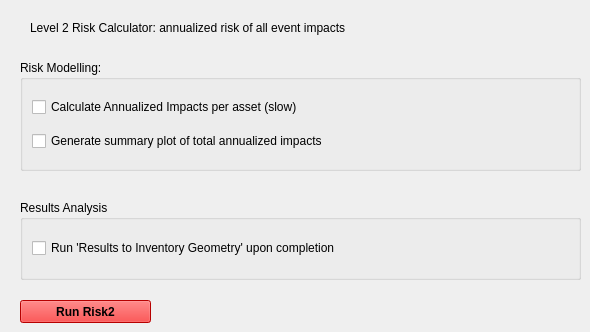
   <widget class="QWidget" name="tab_4">
    <attribute name="title">
     <string>Risk (L2)</string>
    </attribute>
    <widget class="QLabel" name="label_3">
     <property name="geometry">
      <rect>
       <x>30</x>
       <y>20</y>
       <width>541</width>
       <height>16</height>
      </rect>
     </property>
     <property name="text">
      <string>Level 2 Risk Calculator: annualized risk of all event impacts</string>
     </property>
    </widget>
    <widget class="QGroupBox" name="verticalGroupBox_3">
     <property name="geometry">
      <rect>
       <x>20</x>
       <y>60</y>
       <width>561</width>
       <height>111</height>
      </rect>
     </property>
     <property name="title">
      <string>Risk Modelling:</string>
     </property>
     <layout class="QVBoxLayout" name="verticalLayout_2">
      <item>
       <widget class="QCheckBox" name="checkBox_r2rpa">
        <property name="text">
         <string>Calculate Annualized Impacts per asset (slow)</string>
        </property>
       </widget>
      </item>
      <item>
       <widget class="QCheckBox" name="checkBox_r2ep">
        <property name="text">
         <string>Generate summary plot of total annualized impacts</string>
        </property>
       </widget>
      </item>
     </layout>
    </widget>
    <widget class="QGroupBox" name="verticalGroupBox_4">
     <property name="geometry">
      <rect>
       <x>20</x>
       <y>200</y>
       <width>561</width>
       <height>80</height>
      </rect>
     </property>
     <property name="title">
      <string>Results Analysis</string>
     </property>
     <layout class="QVBoxLayout" name="verticalLayout_4">
      <item>
       <widget class="QCheckBox" name="checkBox_r2ires">
        <property name="text">
         <string>Run 'Results to Inventory Geometry' upon completion</string>
        </property>
       </widget>
      </item>
     </layout>
    </widget>
    <widget class="QPushButton" name="pushButton_r2Run">
     <property name="geometry">
      <rect>
       <x>20</x>
       <y>300</y>
       <width>131</width>
       <height>23</height>
      </rect>
     </property>
     <property name="palette">
      <palette>
       <active>
        <colorrole role="WindowText">
         <brush brushstyle="SolidPattern">
          <color alpha="255">
           <red>0</red>
           <green>0</green>
           <blue>0</blue>
          </color>
         </brush>
        </colorrole>
        <colorrole role="Button">
         <brush brushstyle="SolidPattern">
          <color alpha="255">
           <red>255</red>
           <green>0</green>
           <blue>0</blue>
          </color>
         </brush>
        </colorrole>
        <colorrole role="Light">
         <brush brushstyle="SolidPattern">
          <color alpha="255">
           <red>255</red>
           <green>127</green>
           <blue>127</blue>
          </color>
         </brush>
        </colorrole>
        <colorrole role="Midlight">
         <brush brushstyle="SolidPattern">
          <color alpha="255">
           <red>255</red>
           <green>63</green>
           <blue>63</blue>
          </color>
         </brush>
        </colorrole>
        <colorrole role="Dark">
         <brush brushstyle="SolidPattern">
          <color alpha="255">
           <red>127</red>
           <green>0</green>
           <blue>0</blue>
          </color>
         </brush>
        </colorrole>
        <colorrole role="Mid">
         <brush brushstyle="SolidPattern">
          <color alpha="255">
           <red>170</red>
           <green>0</green>
           <blue>0</blue>
          </color>
         </brush>
        </colorrole>
        <colorrole role="Text">
         <brush brushstyle="SolidPattern">
          <color alpha="255">
           <red>0</red>
           <green>0</green>
           <blue>0</blue>
          </color>
         </brush>
        </colorrole>
        <colorrole role="BrightText">
         <brush brushstyle="SolidPattern">
          <color alpha="255">
           <red>255</red>
           <green>255</green>
           <blue>255</blue>
          </color>
         </brush>
        </colorrole>
        <colorrole role="ButtonText">
         <brush brushstyle="SolidPattern">
          <color alpha="255">
           <red>0</red>
           <green>0</green>
           <blue>0</blue>
          </color>
         </brush>
        </colorrole>
        <colorrole role="Base">
         <brush brushstyle="SolidPattern">
          <color alpha="255">
           <red>255</red>
           <green>255</green>
           <blue>255</blue>
          </color>
         </brush>
        </colorrole>
        <colorrole role="Window">
         <brush brushstyle="SolidPattern">
          <color alpha="255">
           <red>255</red>
           <green>0</green>
           <blue>0</blue>
          </color>
         </brush>
        </colorrole>
        <colorrole role="Shadow">
         <brush brushstyle="SolidPattern">
          <color alpha="255">
           <red>0</red>
           <green>0</green>
           <blue>0</blue>
          </color>
         </brush>
        </colorrole>
        <colorrole role="AlternateBase">
         <brush brushstyle="SolidPattern">
          <color alpha="255">
           <red>255</red>
           <green>127</green>
           <blue>127</blue>
          </color>
         </brush>
        </colorrole>
        <colorrole role="ToolTipBase">
         <brush brushstyle="SolidPattern">
          <color alpha="255">
           <red>255</red>
           <green>255</green>
           <blue>220</blue>
          </color>
         </brush>
        </colorrole>
        <colorrole role="ToolTipText">
         <brush brushstyle="SolidPattern">
          <color alpha="255">
           <red>0</red>
           <green>0</green>
           <blue>0</blue>
          </color>
         </brush>
        </colorrole>
       </active>
       <inactive>
        <colorrole role="WindowText">
         <brush brushstyle="SolidPattern">
          <color alpha="255">
           <red>0</red>
           <green>0</green>
           <blue>0</blue>
          </color>
         </brush>
        </colorrole>
        <colorrole role="Button">
         <brush brushstyle="SolidPattern">
          <color alpha="255">
           <red>255</red>
           <green>0</green>
           <blue>0</blue>
          </color>
         </brush>
        </colorrole>
        <colorrole role="Light">
         <brush brushstyle="SolidPattern">
          <color alpha="255">
           <red>255</red>
           <green>127</green>
           <blue>127</blue>
          </color>
         </brush>
        </colorrole>
        <colorrole role="Midlight">
         <brush brushstyle="SolidPattern">
          <color alpha="255">
           <red>255</red>
           <green>63</green>
           <blue>63</blue>
          </color>
         </brush>
        </colorrole>
        <colorrole role="Dark">
         <brush brushstyle="SolidPattern">
          <color alpha="255">
           <red>127</red>
           <green>0</green>
           <blue>0</blue>
          </color>
         </brush>
        </colorrole>
        <colorrole role="Mid">
         <brush brushstyle="SolidPattern">
          <color alpha="255">
           <red>170</red>
           <green>0</green>
           <blue>0</blue>
          </color>
         </brush>
        </colorrole>
        <colorrole role="Text">
         <brush brushstyle="SolidPattern">
          <color alpha="255">
           <red>0</red>
           <green>0</green>
           <blue>0</blue>
          </color>
         </brush>
        </colorrole>
        <colorrole role="BrightText">
         <brush brushstyle="SolidPattern">
          <color alpha="255">
           <red>255</red>
           <green>255</green>
           <blue>255</blue>
          </color>
         </brush>
        </colorrole>
        <colorrole role="ButtonText">
         <brush brushstyle="SolidPattern">
          <color alpha="255">
           <red>0</red>
           <green>0</green>
           <blue>0</blue>
          </color>
         </brush>
        </colorrole>
        <colorrole role="Base">
         <brush brushstyle="SolidPattern">
          <color alpha="255">
           <red>255</red>
           <green>255</green>
           <blue>255</blue>
          </color>
         </brush>
        </colorrole>
        <colorrole role="Window">
         <brush brushstyle="SolidPattern">
          <color alpha="255">
           <red>255</red>
           <green>0</green>
           <blue>0</blue>
          </color>
         </brush>
        </colorrole>
        <colorrole role="Shadow">
         <brush brushstyle="SolidPattern">
          <color alpha="255">
           <red>0</red>
           <green>0</green>
           <blue>0</blue>
          </color>
         </brush>
        </colorrole>
        <colorrole role="AlternateBase">
         <brush brushstyle="SolidPattern">
          <color alpha="255">
           <red>255</red>
           <green>127</green>
           <blue>127</blue>
          </color>
         </brush>
        </colorrole>
        <colorrole role="ToolTipBase">
         <brush brushstyle="SolidPattern">
          <color alpha="255">
           <red>255</red>
           <green>255</green>
           <blue>220</blue>
          </color>
         </brush>
        </colorrole>
        <colorrole role="ToolTipText">
         <brush brushstyle="SolidPattern">
          <color alpha="255">
           <red>0</red>
           <green>0</green>
           <blue>0</blue>
          </color>
         </brush>
        </colorrole>
       </inactive>
       <disabled>
        <colorrole role="WindowText">
         <brush brushstyle="SolidPattern">
          <color alpha="255">
           <red>127</red>
           <green>0</green>
           <blue>0</blue>
          </color>
         </brush>
        </colorrole>
        <colorrole role="Button">
         <brush brushstyle="SolidPattern">
          <color alpha="255">
           <red>255</red>
           <green>0</green>
           <blue>0</blue>
          </color>
         </brush>
        </colorrole>
        <colorrole role="Light">
         <brush brushstyle="SolidPattern">
          <color alpha="255">
           <red>255</red>
           <green>127</green>
           <blue>127</blue>
          </color>
         </brush>
        </colorrole>
        <colorrole role="Midlight">
         <brush brushstyle="SolidPattern">
          <color alpha="255">
           <red>255</red>
           <green>63</green>
           <blue>63</blue>
          </color>
         </brush>
        </colorrole>
        <colorrole role="Dark">
         <brush brushstyle="SolidPattern">
          <color alpha="255">
           <red>127</red>
           <green>0</green>
           <blue>0</blue>
          </color>
         </brush>
        </colorrole>
        <colorrole role="Mid">
         <brush brushstyle="SolidPattern">
          <color alpha="255">
           <red>170</red>
           <green>0</green>
           <blue>0</blue>
          </color>
         </brush>
        </colorrole>
        <colorrole role="Text">
         <brush brushstyle="SolidPattern">
          <color alpha="255">
           <red>127</red>
           <green>0</green>
           <blue>0</blue>
          </color>
         </brush>
        </colorrole>
        <colorrole role="BrightText">
         <brush brushstyle="SolidPattern">
          <color alpha="255">
           <red>255</red>
           <green>255</green>
           <blue>255</blue>
          </color>
         </brush>
        </colorrole>
        <colorrole role="ButtonText">
         <brush brushstyle="SolidPattern">
          <color alpha="255">
           <red>127</red>
           <green>0</green>
           <blue>0</blue>
          </color>
         </brush>
        </colorrole>
        <colorrole role="Base">
         <brush brushstyle="SolidPattern">
          <color alpha="255">
           <red>255</red>
           <green>0</green>
           <blue>0</blue>
          </color>
         </brush>
        </colorrole>
        <colorrole role="Window">
         <brush brushstyle="SolidPattern">
          <color alpha="255">
           <red>255</red>
           <green>0</green>
           <blue>0</blue>
          </color>
         </brush>
        </colorrole>
        <colorrole role="Shadow">
         <brush brushstyle="SolidPattern">
          <color alpha="255">
           <red>0</red>
           <green>0</green>
           <blue>0</blue>
          </color>
         </brush>
        </colorrole>
        <colorrole role="AlternateBase">
         <brush brushstyle="SolidPattern">
          <color alpha="255">
           <red>255</red>
           <green>0</green>
           <blue>0</blue>
          </color>
         </brush>
        </colorrole>
        <colorrole role="ToolTipBase">
         <brush brushstyle="SolidPattern">
          <color alpha="255">
           <red>255</red>
           <green>255</green>
           <blue>220</blue>
          </color>
         </brush>
        </colorrole>
        <colorrole role="ToolTipText">
         <brush brushstyle="SolidPattern">
          <color alpha="255">
           <red>0</red>
           <green>0</green>
           <blue>0</blue>
          </color>
         </brush>
        </colorrole>
       </disabled>
      </palette>
     </property>
     <property name="font">
      <font>
       <weight>75</weight>
       <bold>true</bold>
      </font>
     </property>
     <property name="text">
      <string>Run Risk2</string>
     </property>
    </widget>
   </widget>
